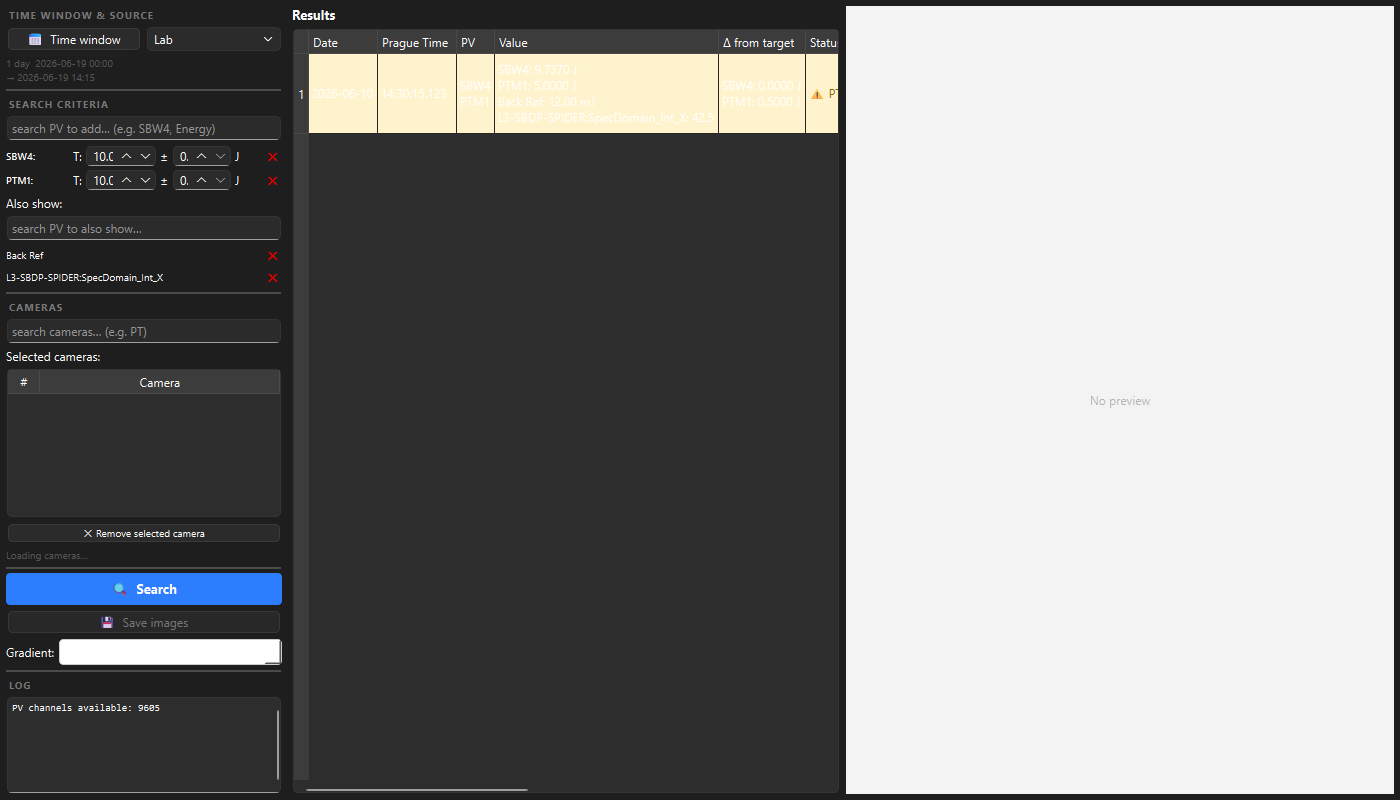

Write Python code to recreate this figure.
"""Smoke test: build ShotFinderWidget, add a 2nd search PV + an also-show PV,
render a fake multi-PV result row, screenshot. No network needed."""
import sys
from datetime import datetime
from pathlib import Path

from PySide6.QtWidgets import QApplication
from PySide6.QtCore import QTimer

import sf_t

app = QApplication(sys.argv)
w = sf_t.ShotFinderWidget()
w.resize(1400, 800)
w.show()

# Issue 6: add a second search PV and an also-show PV via the new API
w._add_criteria_col("ptm1")
w._add_extra_col("Back_Ref")
# also exercise a free-typed arbitrary channel
w._add_extra_col("L3-SBDP-SPIDER:SpecDomain_Int_X")

# Build a fake day result to exercise issue-4 multi-line rendering
dt = datetime(2026, 6, 10, 14, 30, 15, 123000)
import time
ns = 1_717_000_000_000_000_000
best_row = {"_dt": dt, "_ns": ns, "sbw4": "13.0", "ptm1": "5.0",
            "Back_Ref": "0.012", "L3-SBDP-SPIDER:SpecDomain_Int_X": "42.5"}
per_col = {k: [best_row] for k in
           ["sbw4", "ptm1", "Back_Ref", "L3-SBDP-SPIDER:SpecDomain_Int_X"]}
result = {
    "day": dt.date(),
    "best_row": best_row,
    "rows_in_tol": [best_row, best_row],
    "col": "sbw4",
    "actual": 13.0,
    "diff": 0.0,
    "target_csv": 13.0,
    "hour_folder": Path.home(),
    "cam": "",
    "extra_cols": ["Back_Ref", "L3-SBDP-SPIDER:SpecDomain_Int_X"],
    "search_cols": ["sbw4", "ptm1"],
    "per_col": per_col,
    "criteria_csv": [
        {"col": "sbw4", "target_csv": 13.0, "tol_csv": 0.2,
         "target_ui": 9.737, "tol_ui": 0.2},
        {"col": "ptm1", "target_csv": 5.5, "tol_csv": 0.1,
         "target_ui": 5.5, "tol_ui": 0.1},   # value 5.0 → 0.5 off → ⚠
    ],
}
w._on_day_result(result)

def shoot():
    pix = w.grab()
    out = Path(__file__).with_name("_sf_smoke.png")
    pix.save(str(out))
    print("SAVED", out, "rows", w._table.rowCount(),
          "criteria_cols", w._criteria_cols, "extra", w._extra_cols_sel)
    app.quit()

QTimer.singleShot(800, shoot)
sys.exit(app.exec())
